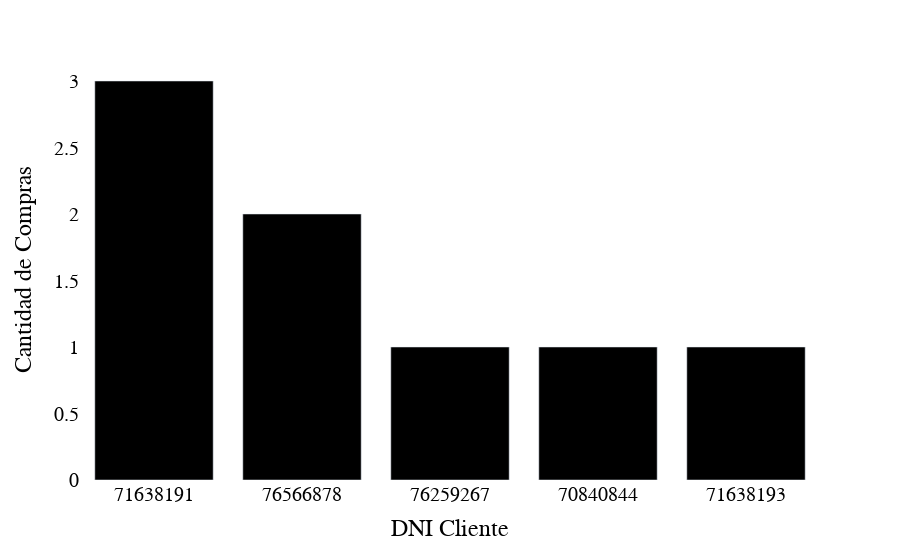

The notebook cell saved with this chart:
### Code cell
experience_dict = {'DNI Cliente': idsB, 'Cantidad de Compras': cantidadesB}

fig = px.bar(experience_dict, x='DNI Cliente', y='Cantidad de Compras',color_discrete_sequence=["black"])

fig.update_layout(
    paper_bgcolor = "rgba(0,0,0,0)",
    plot_bgcolor = "rgba(0,0,0,0)",
    font_color = 'black',
    font_family = 'verdana',
    font_size = 20,
    )

### Figure 1 — Plotly figure (JSON) as saved in the notebook; plotly's stock layout.template omitted (floating-point values rounded to 4 significant figures)
{"data": [{"alignmentgroup": "True", "hovertemplate": "DNI Cliente=%{x}<br>Cantidad de Compras=%{y}<extra></extra>", "legendgroup": "", "marker": {"color": "black", "pattern": {"shape": ""}}, "name": "", "offsetgroup": "", "orientation": "v", "showlegend": false, "textposition": "auto", "type": "bar", "x": ["71638191", "76566878", "76259267", "70840844", "71638193"], "xaxis": "x", "y": [3, 2, 1, 1, 1], "yaxis": "y"}], "layout": {"barmode": "relative", "font": {"color": "black", "family": "verdana", "size": 20}, "legend": {"tracegroupgap": 0}, "margin": {"t": 60}, "paper_bgcolor": "rgba(0,0,0,0)", "plot_bgcolor": "rgba(0,0,0,0)", "xaxis": {"anchor": "y", "domain": [0, 1], "title": {"text": "DNI Cliente"}}, "yaxis": {"anchor": "x", "domain": [0, 1], "title": {"text": "Cantidad de Compras"}}}}
